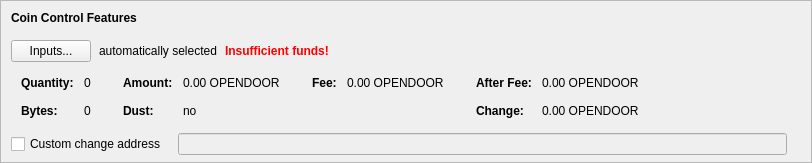
    <widget class="QFrame" name="frameCoinControl">
     <property name="sizePolicy">
      <sizepolicy hsizetype="Expanding" vsizetype="Expanding">
       <horstretch>0</horstretch>
       <verstretch>0</verstretch>
      </sizepolicy>
     </property>
     <property name="maximumSize">
      <size>
       <width>16777215</width>
       <height>16777215</height>
      </size>
     </property>
     <property name="frameShape">
      <enum>QFrame::StyledPanel</enum>
     </property>
     <property name="frameShadow">
      <enum>QFrame::Sunken</enum>
     </property>
     <layout class="QVBoxLayout" name="verticalLayoutCoinControl2">
      <property name="spacing">
       <number>0</number>
      </property>
      <property name="leftMargin">
       <number>0</number>
      </property>
      <property name="topMargin">
       <number>0</number>
      </property>
      <property name="rightMargin">
       <number>0</number>
      </property>
      <property name="bottomMargin">
       <number>6</number>
      </property>
      <item>
       <layout class="QVBoxLayout" name="verticalLayoutCoinControl" stretch="0,0,0,0,1">
        <property name="spacing">
         <number>0</number>
        </property>
        <property name="leftMargin">
         <number>10</number>
        </property>
        <property name="topMargin">
         <number>10</number>
        </property>
        <item>
         <layout class="QHBoxLayout" name="horizontalLayoutCoinControl1">
          <property name="bottomMargin">
           <number>15</number>
          </property>
          <item>
           <widget class="QLabel" name="labelCoinControlFeatures">
            <property name="sizePolicy">
             <sizepolicy hsizetype="Preferred" vsizetype="Maximum">
              <horstretch>0</horstretch>
              <verstretch>0</verstretch>
             </sizepolicy>
            </property>
            <property name="font">
             <font>
              <weight>75</weight>
              <bold>true</bold>
             </font>
            </property>
            <property name="styleSheet">
             <string notr="true">font-weight:bold;</string>
            </property>
            <property name="text">
             <string>Coin Control Features</string>
            </property>
           </widget>
          </item>
         </layout>
        </item>
        <item>
         <layout class="QHBoxLayout" name="horizontalLayoutCoinControl2" stretch="0,0,0,0">
          <property name="spacing">
           <number>8</number>
          </property>
          <property name="bottomMargin">
           <number>10</number>
          </property>
          <item>
           <widget class="QPushButton" name="pushButtonCoinControl">
            <property name="styleSheet">
             <string notr="true"/>
            </property>
            <property name="text">
             <string>Inputs...</string>
            </property>
            <property name="autoDefault">
             <bool>false</bool>
            </property>
           </widget>
          </item>
          <item>
           <widget class="QLabel" name="labelCoinControlAutomaticallySelected">
            <property name="text">
             <string>automatically selected</string>
            </property>
            <property name="margin">
             <number>5</number>
            </property>
           </widget>
          </item>
          <item>
           <widget class="QLabel" name="labelCoinControlInsuffFunds">
            <property name="font">
             <font>
              <weight>75</weight>
              <bold>true</bold>
             </font>
            </property>
            <property name="styleSheet">
             <string notr="true">color:red;font-weight:bold;</string>
            </property>
            <property name="text">
             <string>Insufficient funds!</string>
            </property>
            <property name="margin">
             <number>5</number>
            </property>
           </widget>
          </item>
          <item>
           <spacer name="horizontalSpacerCoinControl">
            <property name="orientation">
             <enum>Qt::Horizontal</enum>
            </property>
            <property name="sizeHint" stdset="0">
             <size>
              <width>40</width>
              <height>1</height>
             </size>
            </property>
           </spacer>
          </item>
         </layout>
        </item>
        <item>
         <widget class="QWidget" name="widgetCoinControl" native="true">
          <property name="sizePolicy">
           <sizepolicy hsizetype="Preferred" vsizetype="Preferred">
            <horstretch>0</horstretch>
            <verstretch>0</verstretch>
           </sizepolicy>
          </property>
          <property name="minimumSize">
           <size>
            <width>0</width>
            <height>0</height>
           </size>
          </property>
          <property name="styleSheet">
           <string notr="true"/>
          </property>
          <layout class="QHBoxLayout" name="horizontalLayoutCoinControl5">
           <property name="leftMargin">
            <number>0</number>
           </property>
           <property name="topMargin">
            <number>0</number>
           </property>
           <property name="rightMargin">
            <number>0</number>
           </property>
           <property name="bottomMargin">
            <number>0</number>
           </property>
           <item>
            <layout class="QHBoxLayout" name="horizontalLayoutCoinControl3" stretch="0,0,0,1">
             <property name="spacing">
              <number>20</number>
             </property>
             <property name="topMargin">
              <number>0</number>
             </property>
             <property name="bottomMargin">
              <number>10</number>
             </property>
             <item>
              <layout class="QFormLayout" name="formLayoutCoinControl1">
               <property name="horizontalSpacing">
                <number>10</number>
               </property>
               <property name="verticalSpacing">
                <number>14</number>
               </property>
               <property name="leftMargin">
                <number>10</number>
               </property>
               <property name="topMargin">
                <number>4</number>
               </property>
               <property name="rightMargin">
                <number>6</number>
               </property>
               <item row="0" column="0">
                <widget class="QLabel" name="labelCoinControlQuantityText">
                 <property name="font">
                  <font>
                   <weight>75</weight>
                   <bold>true</bold>
                  </font>
                 </property>
                 <property name="text">
                  <string>Quantity:</string>
                 </property>
                 <property name="margin">
                  <number>0</number>
                 </property>
                </widget>
               </item>
               <item row="0" column="1">
                <widget class="QLabel" name="labelCoinControlQuantity">
                 <property name="cursor">
                  <cursorShape>IBeamCursor</cursorShape>
                 </property>
                 <property name="contextMenuPolicy">
                  <enum>Qt::ActionsContextMenu</enum>
                 </property>
                 <property name="text">
                  <string notr="true">0</string>
                 </property>
                 <property name="margin">
                  <number>0</number>
                 </property>
                 <property name="textInteractionFlags">
                  <set>Qt::LinksAccessibleByMouse|Qt::TextSelectableByKeyboard|Qt::TextSelectableByMouse</set>
                 </property>
                </widget>
               </item>
               <item row="1" column="0">
                <widget class="QLabel" name="labelCoinControlBytesText">
                 <property name="font">
                  <font>
                   <weight>75</weight>
                   <bold>true</bold>
                  </font>
                 </property>
                 <property name="text">
                  <string>Bytes:</string>
                 </property>
                </widget>
               </item>
               <item row="1" column="1">
                <widget class="QLabel" name="labelCoinControlBytes">
                 <property name="cursor">
                  <cursorShape>IBeamCursor</cursorShape>
                 </property>
                 <property name="contextMenuPolicy">
                  <enum>Qt::ActionsContextMenu</enum>
                 </property>
                 <property name="text">
                  <string notr="true">0</string>
                 </property>
                 <property name="textInteractionFlags">
                  <set>Qt::LinksAccessibleByMouse|Qt::TextSelectableByKeyboard|Qt::TextSelectableByMouse</set>
                 </property>
                </widget>
               </item>
              </layout>
             </item>
             <item>
              <layout class="QFormLayout" name="formLayoutCoinControl2">
               <property name="horizontalSpacing">
                <number>10</number>
               </property>
               <property name="verticalSpacing">
                <number>14</number>
               </property>
               <property name="leftMargin">
                <number>6</number>
               </property>
               <property name="topMargin">
                <number>4</number>
               </property>
               <property name="rightMargin">
                <number>6</number>
               </property>
               <item row="0" column="0">
                <widget class="QLabel" name="labelCoinControlAmountText">
                 <property name="font">
                  <font>
                   <weight>75</weight>
                   <bold>true</bold>
                  </font>
                 </property>
                 <property name="text">
                  <string>Amount:</string>
                 </property>
                 <property name="margin">
                  <number>0</number>
                 </property>
                </widget>
               </item>
               <item row="0" column="1">
                <widget class="QLabel" name="labelCoinControlAmount">
                 <property name="cursor">
                  <cursorShape>IBeamCursor</cursorShape>
                 </property>
                 <property name="contextMenuPolicy">
                  <enum>Qt::ActionsContextMenu</enum>
                 </property>
                 <property name="text">
                  <string notr="true">0.00 OPENDOOR</string>
                 </property>
                 <property name="textInteractionFlags">
                  <set>Qt::LinksAccessibleByMouse|Qt::TextSelectableByKeyboard|Qt::TextSelectableByMouse</set>
                 </property>
                </widget>
               </item>
               <item row="1" column="0">
                <widget class="QLabel" name="labelCoinControlLowOutputText">
                 <property name="font">
                  <font>
                   <weight>75</weight>
                   <bold>true</bold>
                  </font>
                 </property>
                 <property name="text">
                  <string>Dust:</string>
                 </property>
                </widget>
               </item>
               <item row="1" column="1">
                <widget class="QLabel" name="labelCoinControlLowOutput">
                 <property name="cursor">
                  <cursorShape>IBeamCursor</cursorShape>
                 </property>
                 <property name="contextMenuPolicy">
                  <enum>Qt::ActionsContextMenu</enum>
                 </property>
                 <property name="text">
                  <string notr="true">no</string>
                 </property>
                 <property name="textInteractionFlags">
                  <set>Qt::LinksAccessibleByMouse|Qt::TextSelectableByKeyboard|Qt::TextSelectableByMouse</set>
                 </property>
                </widget>
               </item>
              </layout>
             </item>
             <item>
              <layout class="QFormLayout" name="formLayoutCoinControl3">
               <property name="horizontalSpacing">
                <number>10</number>
               </property>
               <property name="verticalSpacing">
                <number>14</number>
               </property>
               <property name="leftMargin">
                <number>6</number>
               </property>
               <property name="topMargin">
                <number>4</number>
               </property>
               <property name="rightMargin">
                <number>6</number>
               </property>
               <item row="0" column="0">
                <widget class="QLabel" name="labelCoinControlFeeText">
                 <property name="font">
                  <font>
                   <weight>75</weight>
                   <bold>true</bold>
                  </font>
                 </property>
                 <property name="text">
                  <string>Fee:</string>
                 </property>
                 <property name="margin">
                  <number>0</number>
                 </property>
                </widget>
               </item>
               <item row="0" column="1">
                <widget class="QLabel" name="labelCoinControlFee">
                 <property name="cursor">
                  <cursorShape>IBeamCursor</cursorShape>
                 </property>
                 <property name="contextMenuPolicy">
                  <enum>Qt::ActionsContextMenu</enum>
                 </property>
                 <property name="text">
                  <string notr="true">0.00 OPENDOOR</string>
                 </property>
                 <property name="textInteractionFlags">
                  <set>Qt::LinksAccessibleByMouse|Qt::TextSelectableByKeyboard|Qt::TextSelectableByMouse</set>
                 </property>
                </widget>
               </item>
             </layout>
             </item>
             <item>
              <layout class="QFormLayout" name="formLayoutCoinControl4">
               <property name="horizontalSpacing">
                <number>10</number>
               </property>
               <property name="verticalSpacing">
                <number>14</number>
               </property>
               <property name="leftMargin">
                <number>6</number>
               </property>
               <property name="topMargin">
                <number>4</number>
               </property>
               <property name="rightMargin">
                <number>6</number>
               </property>
               <item row="0" column="0">
                <widget class="QLabel" name="labelCoinControlAfterFeeText">
                 <property name="font">
                  <font>
                   <weight>75</weight>
                   <bold>true</bold>
                  </font>
                 </property>
                 <property name="text">
                  <string>After Fee:</string>
                 </property>
                 <property name="margin">
                  <number>0</number>
                 </property>
                </widget>
               </item>
               <item row="0" column="1">
                <widget class="QLabel" name="labelCoinControlAfterFee">
                 <property name="cursor">
                  <cursorShape>IBeamCursor</cursorShape>
                 </property>
                 <property name="contextMenuPolicy">
                  <enum>Qt::ActionsContextMenu</enum>
                 </property>
                 <property name="text">
                  <string notr="true">0.00 OPENDOOR</string>
                 </property>
                 <property name="textInteractionFlags">
                  <set>Qt::LinksAccessibleByMouse|Qt::TextSelectableByKeyboard|Qt::TextSelectableByMouse</set>
                 </property>
                </widget>
               </item>
               <item row="1" column="0">
                <widget class="QLabel" name="labelCoinControlChangeText">
                 <property name="font">
                  <font>
                   <weight>75</weight>
                   <bold>true</bold>
                  </font>
                 </property>
                 <property name="text">
                  <string>Change:</string>
                 </property>
                </widget>
               </item>
               <item row="1" column="1">
                <widget class="QLabel" name="labelCoinControlChange">
                 <property name="cursor">
                  <cursorShape>IBeamCursor</cursorShape>
                 </property>
                 <property name="contextMenuPolicy">
                  <enum>Qt::ActionsContextMenu</enum>
                 </property>
                 <property name="text">
                  <string notr="true">0.00 OPENDOOR</string>
                 </property>
                 <property name="textInteractionFlags">
                  <set>Qt::LinksAccessibleByMouse|Qt::TextSelectableByKeyboard|Qt::TextSelectableByMouse</set>
                 </property>
                </widget>
               </item>
              </layout>
             </item>
            </layout>
           </item>
          </layout>
         </widget>
        </item>
        <item>
         <layout class="QHBoxLayout" name="horizontalLayoutCoinControl4" stretch="0,0,0">
          <property name="spacing">
           <number>12</number>
          </property>
          <property name="sizeConstraint">
           <enum>QLayout::SetDefaultConstraint</enum>
          </property>
          <property name="topMargin">
           <number>5</number>
          </property>
          <property name="rightMargin">
           <number>5</number>
          </property>
          <item>
           <widget class="QCheckBox" name="checkBoxCoinControlChange">
            <property name="toolTip">
             <string>If this is activated, but the change address is empty or invalid, change will be sent to a newly generated address.</string>
            </property>
            <property name="text">
             <string>Custom change address</string>
            </property>
           </widget>
          </item>
          <item>
           <widget class="QValidatedLineEdit" name="lineEditCoinControlChange">
            <property name="enabled">
             <bool>false</bool>
            </property>
            <property name="sizePolicy">
             <sizepolicy hsizetype="Expanding" vsizetype="Fixed">
              <horstretch>0</horstretch>
              <verstretch>0</verstretch>
             </sizepolicy>
            </property>
           </widget>
          </item>
          <item>
           <widget class="QLabel" name="labelCoinControlChangeLabel">
            <property name="sizePolicy">
             <sizepolicy hsizetype="Preferred" vsizetype="Expanding">
              <horstretch>0</horstretch>
              <verstretch>0</verstretch>
             </sizepolicy>
            </property>
            <property name="minimumSize">
             <size>
              <width>0</width>
              <height>0</height>
             </size>
            </property>
            <property name="text">
             <string/>
            </property>
            <property name="margin">
             <number>3</number>
            </property>
           </widget>
          </item>
         </layout>
        </item>
        <item>
         <spacer name="verticalSpacerCoinControl">
          <property name="orientation">
           <enum>Qt::Vertical</enum>
          </property>
          <property name="sizeHint" stdset="0">
           <size>
            <width>800</width>
            <height>1</height>
           </size>
          </property>
         </spacer>
        </item>
       </layout>
      </item>
     </layout>
    </widget>
